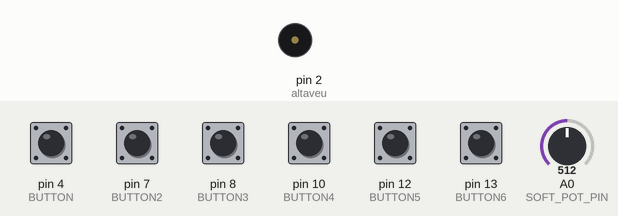
Recording of a sketch running on a simulated Arduino Uno, built with avr-gcc and run on an emulated ATmega328P. On the bench: buzzer (waves = sounding). The inputs (shaded band) are chosen by the test bench; at power-on: pin 4 (BUTTON), pin 7 (BUTTON2), pin 8 (BUTTON3), pin 10 (BUTTON4), pin 12 (BUTTON5), pin 13 (BUTTON6) HIGH, A0 (SOFT_POT_PIN) = 512.

Above: at 0.12 s.
At 0.7 s:
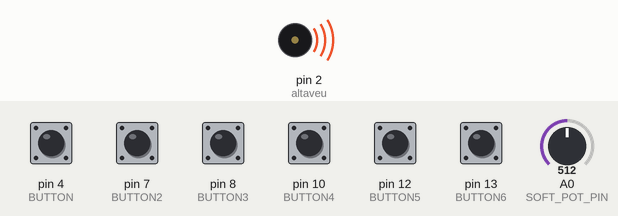
Timing chart, 0 to 6.7 s (numbered marks = the images above):
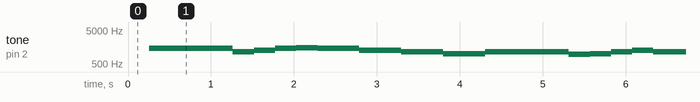

The sketch:

Music_Box.ino
```cpp
/************************************************************************************************************************************


                                   Arduino-based Monophonic Synthesizer

                                   By Brett Anley

*************************************************************************************************************************************/


void DBGT();// function

const int altaveu = 2; // Speaker on Pin 2

const int BUTTON = 4; //The Button is connected to pin 4
const int BUTTON2 = 7; //The Button is connected to pin 7
const int BUTTON3 = 8; //The Button is connected to pin 8
const int BUTTON4 = 10; //The Button is connected to pin 10
const int BUTTON5 = 12; //The Button is connected to pin 12
const int BUTTON6 = 13; //The Button is connected to pin 13


const int SOFT_POT_PIN = 0; // Pin connected to softpot wiper
const int GRAPH_LENGTH = 40; // Length of line graph
int hz; // Used for Green Button
int hz2;  // Used for Red Button
int hz3; // Used for Blue Button
int hz4; // Used for Yellow Button
int hz5; // Used for Green 2 Button

void setup()
{
 Serial.begin(9600); //Start Serial Communication
 pinMode(altaveu, OUTPUT); // Set speakerPin as an output
 pinMode (BUTTON, INPUT); //Set button as input
 pinMode (BUTTON2, INPUT); //Set button as input
 pinMode (BUTTON3, INPUT); //Set button as input
 pinMode (BUTTON4, INPUT); //Set button as input
 pinMode (BUTTON5, INPUT); //Set button as input
 pinMode (BUTTON6, INPUT); //Set button as input
 pinMode(SOFT_POT_PIN, INPUT);
}

void loop()
{

  int softPotADC = analogRead(SOFT_POT_PIN); // Read in the soft pot's ADC value

 if ( softPotADC >= 0 && softPotADC <= 60)
  {
    hz = 131; // Used for Green Button
    hz2 = 956 ; // Used for Red Button
    hz3 = 131; // Used for Blue Button
    hz4 = 500; // Used for Yellow Button
    hz5 = 131; // Used for Green 2 Button
  }


  if (softPotADC >= 100 && softPotADC <= 180)
  {
    hz = 393; // Used for Green Button
    hz2 = 1014 ; // Used for Red Button
    hz3 =  262;// Used for Blue Button
    hz4 = 1000; // Used for Yellow Button
    hz5 = 262; // Used for Green 2 Button
  }

   if ( softPotADC >= 210 && softPotADC <= 300)
  {
    hz = 786; // Used for Green Button
    hz2 = 1136 ; // Used for Red Button
    hz3 =  393;// Used for Blue Button
    hz4 = 1500; // Used for Yellow Button
    hz5 = 393; // Used for Green 2 Button
  }

 if (softPotADC >= 320 && softPotADC <= 430)
  {
    hz = 1479; // Used for Green Button
    hz2 = 1275;  // Used for Red Button
    hz3 =  524;// Used for Blue Button
    hz4 = 2000; // Used for Yellow Button
    hz5 = 524; // Used for Green 2 Button
  }

 if ( softPotADC >= 450 && softPotADC <= 650)
  {
    hz = 2000; // Used for Green Button
    hz2 =1432 ; // Used for Red Button
    hz3 = 655; // Used for Blue Button
    hz4 = 2500; // Used for Yellow Button
    hz5 = 655; // Used for Green 2 Button
  }

 if ( softPotADC >= 690 && softPotADC <= 1023)
  {
    hz = 3333; // Used for Green Button
    hz2 = 1519 ;// Used for Red Button
    hz3 = 786; // Used for Blue Button
    hz4 = 3500; // Used for Yellow Button
    hz5 = 786; // Used for Green 2 Button
  }


/****************************************  Print a line graph: Used for calibration and postion testing of softPot******************************
   int softPotPosition = map(softPotADC, 0, 1023, 0, GRAPH_LENGTH); // Map the 0-1023 value to 0-40
  Serial.print("<"); // Starting end
  for (int i=0; i<GRAPH_LENGTH; i++)
  {
    if (i == softPotPosition) Serial.print("|");
    else Serial.print("-");
  }
  Serial.println("> (" + String(softPotADC) + ")");

  delay(500);

/**********************************************************************************************************/

if (digitalRead(BUTTON) == LOW)
 {
 digitalWrite(altaveu, LOW);
 }
 else
 {
 digitalWrite(altaveu, HIGH);

  DBGT(); // Calls on the DBGT function
 }


if (digitalRead(BUTTON2) == LOW)
 {
 digitalWrite(altaveu, LOW);
 }
 else
 {
 digitalWrite(altaveu, HIGH);

   tone(altaveu, hz, 100);
   delay (100);
   noTone(altaveu);

    }


if (digitalRead(BUTTON3) == LOW)
 {
 digitalWrite(altaveu, LOW);
 }
 else
 {
 digitalWrite(altaveu, HIGH);

   tone(altaveu, hz2, 100);
   delay (500);
   noTone(altaveu);

    }

if (digitalRead(BUTTON4) == LOW)
 {
 digitalWrite(altaveu, LOW);
 }
 else
 {
 digitalWrite(altaveu, HIGH);

   tone(altaveu, hz3,100);
   delay (500);
   noTone(altaveu);

    }

if (digitalRead(BUTTON5) == LOW)
 {
 digitalWrite(altaveu, LOW);
 }
 else
 {
 digitalWrite(altaveu, HIGH);

   tone(altaveu, hz4 );
   delay (700);
   noTone(altaveu);

    }

   if (digitalRead(BUTTON6) == LOW)
 {
 digitalWrite(altaveu, LOW);
 }
 else
 {
 digitalWrite(altaveu, HIGH);

   tone(altaveu, hz5,100 );
   delay (200);
   noTone(altaveu);


   }

}
```

DBGT.ino
```cpp
/******************************************************************************

 Function Description:

- This function uses the tone and delay functions to play a song based off of
Dragon Ball GT.

- This is the programmed song for the Arduino-based Monophonic Synthesizer.
*******************************************************************************/
void DBGT()
{
   delay(250);
   noTone(altaveu);
   delay(5);
   tone(altaveu, 1432);
   delay(500);
   noTone(altaveu);
   delay(5);
   tone(altaveu, 1432);
   delay(500);
   noTone(altaveu);
   delay(5);
   tone(altaveu, 1136);
   delay(250);
   noTone(altaveu);
  delay(5);
  tone(altaveu, 1275);
  delay(250);
  noTone(altaveu);
  delay(5);
  tone(altaveu, 1432);
  delay(250);
  noTone(altaveu);
  delay(5);
  tone(altaveu, 1519);
  delay(250);
  noTone(altaveu);
  delay(5);
  tone(altaveu, 1432);
  delay(500);
  noTone(altaveu);
  delay(5);
  tone(altaveu, 1275);
  delay(500);
  noTone(altaveu);
  delay(5);
  tone(altaveu, 1136);
  delay(500);
  noTone(altaveu);
  delay(5);
  tone(altaveu, 1014);
  delay(500);
  noTone(altaveu);
  delay(5);
  tone(altaveu, 1136);
  delay(500);
  noTone(altaveu);
  delay(5);
  tone(altaveu, 1136);
  delay(500);
  noTone(altaveu);
  delay(5);
  tone(altaveu, 956);
  delay(250);
  noTone(altaveu);
  delay(5);
  tone(altaveu, 1014);
  delay(250);
  noTone(altaveu);
  delay(5);
  tone(altaveu, 1136);
  delay(250);
  noTone(altaveu);
  delay(5);
  tone(altaveu, 1275);
  delay(250);
  noTone(altaveu);
  delay(5);
  tone(altaveu, 1136);
  delay(500);
  noTone(altaveu);
  delay(5);
  tone(altaveu, 1014);
  delay(500);
  noTone(altaveu);
  delay(5);
  tone(altaveu, 956);
  delay(500);
  noTone(altaveu);
  delay(5);
  tone(altaveu, 1014);
  delay(500);
  noTone(altaveu);
}
```

Measured:
- by itself, tone on pin 2 (altaveu): plays 1432 Hz for 1.0 s, 1136 Hz for 0.26 s, 1275 Hz for 0.26 s, 1432 Hz for 0.26 s, 1519 Hz for 0.26 s, 1432 Hz for 0.51 s … (288 notes in this stretch)
